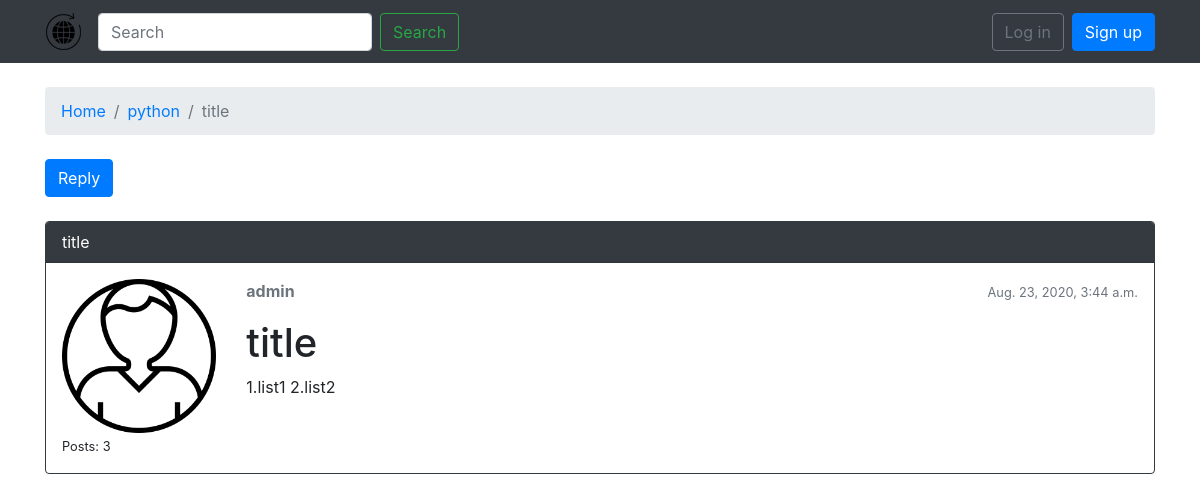
The page /boards/1/topics/105/ on the database its author committed.
### boards/models.py (models this page shows, shortened)
class Topic(models.Model):
    subject = models.CharField(max_length=255)
    last_updated = models.DateTimeField(auto_now_add=True)
    board = models.ForeignKey(Board, related_name='topics',on_delete=models.CASCADE)
    starter = models.ForeignKey(User, related_name='topics',on_delete=models.CASCADE)
    views = models.PositiveIntegerField(default=0)

class Board(models.Model):
    name = models.CharField(max_length=30, unique=True)
    description = models.CharField(max_length=100)

class Post(models.Model):
    message = models.TextField(max_length=4000)
    topic = models.ForeignKey(Topic, related_name='posts',on_delete=models.CASCADE)
    created_at = models.DateTimeField(auto_now_add=True)
    updated_at = models.DateTimeField(null=True)
    created_by = models.ForeignKey(User, related_name='posts',on_delete=models.CASCADE)
    updated_by = models.ForeignKey(User, null=True, related_name='+',on_delete=models.CASCADE)
    def get_message_as_markdown(self):
        return mark_safe(markdown(self.message, safe_mode='escape'))

### boards/views.py (the view)
# urls.py: url(r'^boards/(?P<pk>\d+)/topics/(?P<topic_pk>\d+)/$', views.PostListView.as_view(), name='topic_posts'),
class PostListView(ListView):
    model = Post
    context_object_name = 'posts'
    template_name = 'topic_posts.html'
    paginate_by = 2
    def get_context_data(self, **kwargs):
        self.topic.views += 1
        self.topic.save()
        kwargs['topic'] = self.topic
        return super().get_context_data(**kwargs)
    def get_queryset(self):
        self.topic = get_object_or_404(Topic, board__pk=self.kwargs.get('pk'), pk=self.kwargs.get('topic_pk'))
        queryset = self.topic.posts.order_by('created_at')
        return queryset

### templates/topic_posts.html (shortened to what this page needs)
{% extends 'base.html' %}
{% load static %}
{% block breadcrumb %}
  <li class="breadcrumb-item"><a href="{% url 'home' %}">Home</a></li>
  <li class="breadcrumb-item"><a href="{% url 'board_topics' topic.board.pk %}">{{ topic.board.name }}</a></li>
  <li class="breadcrumb-item active">{{ topic.subject }}</li>
{% endblock %}
{% block content %}
  <div class="mb-4">
    <a href="{% url 'reply_topic' topic.board.pk topic.pk %}" class="btn btn-primary" role="button">Reply</a>
  </div>
  {% for post in topic.posts.all %}
    <div class="card mb-2 {% if forloop.first %}border-dark{% endif %}">
        {% if forloop.first %}
      <div class="card-header text-white bg-dark py-2 px-3">{{ topic.subject }}</div>
        {% endif %}
      <div class="card-body p-3">
        <div class="row">
          <div class="col-2">
            <img src="{% static 'img/user.png' %}" alt="{{ post.created_by.username }}" class="w-100">
            <small>Posts: {{ post.created_by.posts.count }}</small>
          </div>
          <div class="col-10">
            <div class="row mb-3">
              <div class="col-6">
                <strong class="text-muted">{{ post.created_by.username }}</strong>
              </div>
              <div class="col-6 text-right">
                <small class="text-muted">{{ post.created_at }}</small>
              </div>
            </div>
            {{ post.get_message_as_markdown }}
          </div>
        </div>
      </div>
    </div>
  {% endfor %}
{% endblock %}

### rows shown on the page
Topic: board.name "python", subject "title"
Post: created_by.posts.count "3", created_by.username "admin", created_at "Aug. 23, 2020, 3:44 a.m.", get_message_as_markdown "title 1.list1 2.list2"
